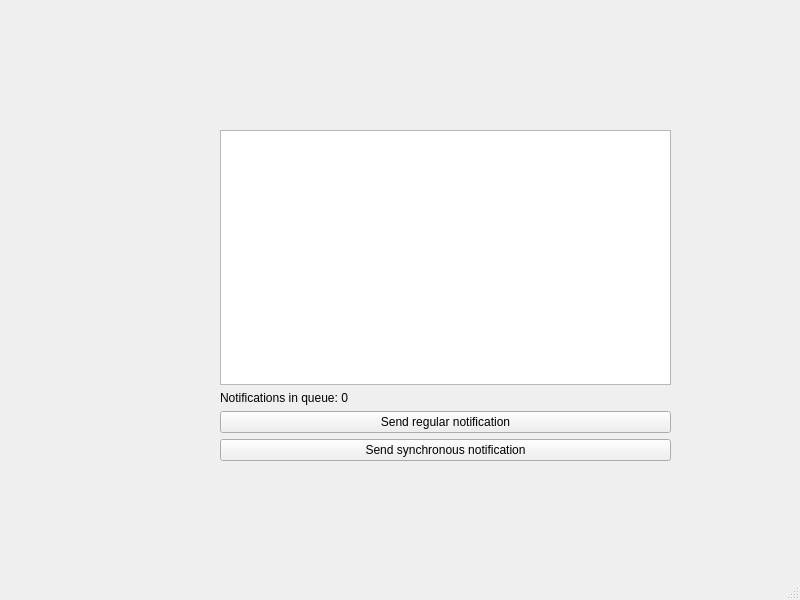
<?xml version="1.0" encoding="UTF-8"?>
<ui version="4.0">
 <class>MainWindow</class>
 <widget class="QMainWindow" name="MainWindow">
  <property name="geometry">
   <rect>
    <x>0</x>
    <y>0</y>
    <width>800</width>
    <height>600</height>
   </rect>
  </property>
  <property name="windowTitle">
   <string>MainWindow</string>
  </property>
  <widget class="QWidget" name="centralwidget">
   <widget class="QWidget" name="gridLayoutWidget">
    <property name="geometry">
     <rect>
      <x>220</x>
      <y>130</y>
      <width>451</width>
      <height>331</height>
     </rect>
    </property>
    <layout class="QGridLayout" name="gridLayout">
     <item row="2" column="0">
      <widget class="QPushButton" name="notificationSendButton">
       <property name="text">
        <string>Send regular notification</string>
       </property>
      </widget>
     </item>
     <item row="1" column="0">
      <widget class="QLabel" name="queueLabel">
       <property name="text">
        <string>Notifications in queue: 0</string>
       </property>
      </widget>
     </item>
     <item row="0" column="0">
      <widget class="QListView" name="listView"/>
     </item>
     <item row="3" column="0">
      <widget class="QPushButton" name="synchronousSendButton">
       <property name="text">
        <string>Send synchronous notification</string>
       </property>
      </widget>
     </item>
    </layout>
   </widget>
  </widget>
  <widget class="QMenuBar" name="menubar">
   <property name="geometry">
    <rect>
     <x>0</x>
     <y>0</y>
     <width>800</width>
     <height>20</height>
    </rect>
   </property>
  </widget>
  <widget class="QStatusBar" name="statusbar"/>
 </widget>
 <resources/>
 <connections/>
</ui>
